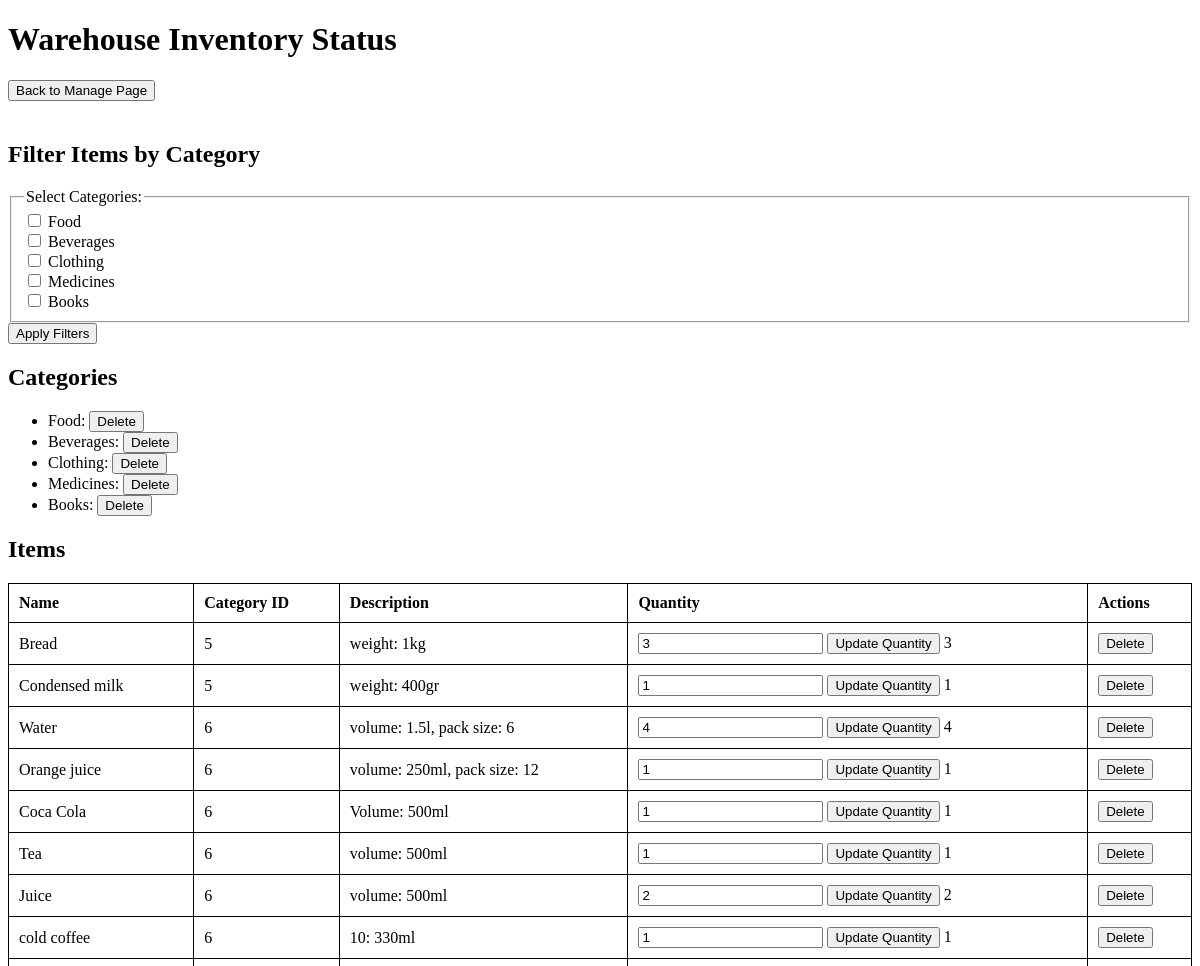
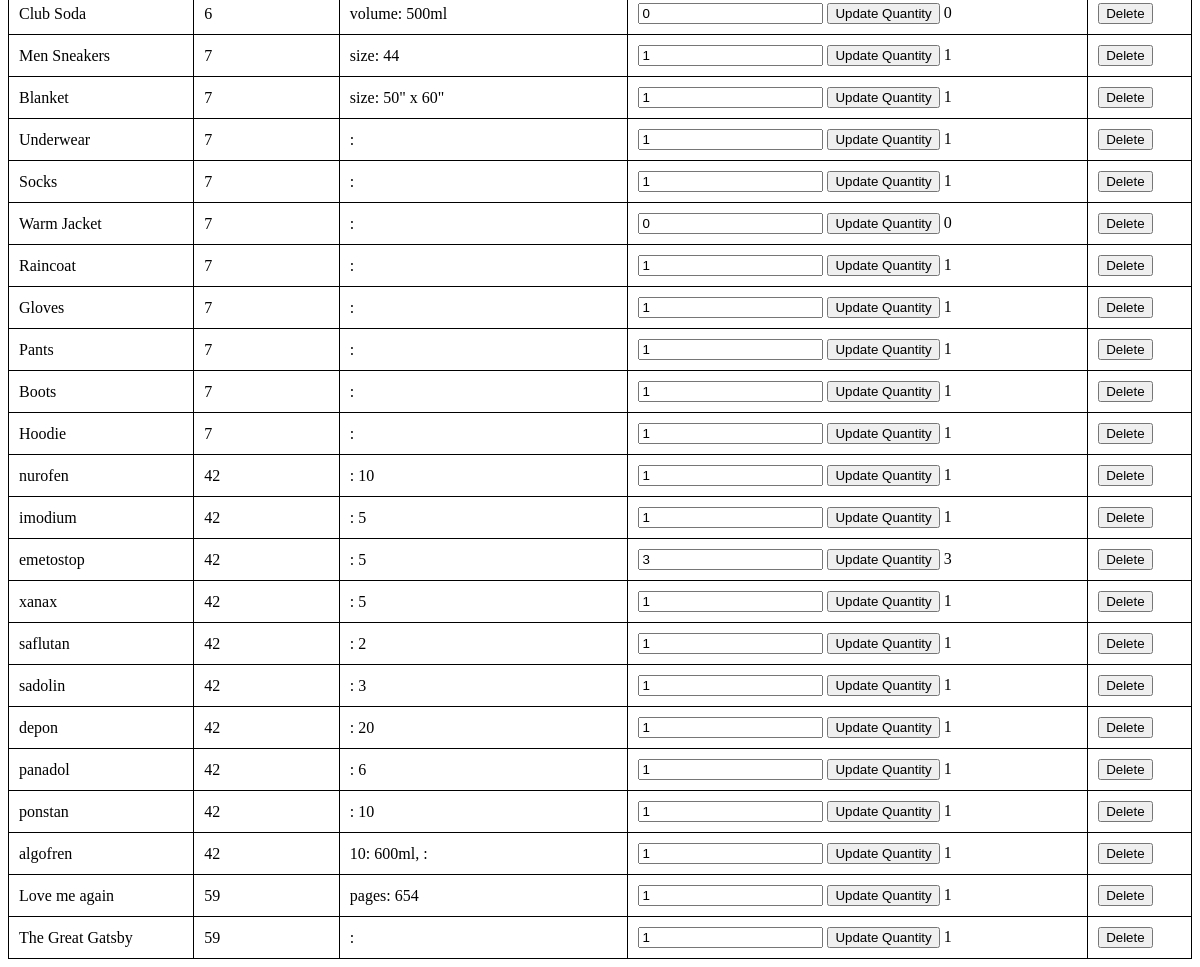
The page /pages/admin/item_management/viewdb.php (signed in) on the database its author committed (2 pictures, top to bottom).
### tables this page shows
CREATE TABLE `categories` (
  `id` int(11) NOT NULL,
  `name` varchar(100) NOT NULL,
  `description` text DEFAULT NULL,
  `created_at` timestamp NOT NULL DEFAULT current_timestamp()
);

CREATE TABLE `inventory` (
  `id` int(11) NOT NULL,
  `category_id` int(11) DEFAULT NULL,
  `name` varchar(100) NOT NULL,
  `description` text DEFAULT NULL,
  `quantity` int(11) NOT NULL DEFAULT 0,
  `location` point DEFAULT NULL,
  `created_at` timestamp NOT NULL DEFAULT current_timestamp(),
  `updated_at` timestamp NOT NULL DEFAULT current_timestamp() ON UPDATE current_timestamp()
);

### pages/admin/item_management/viewdb.php (the view, shortened to what this page needs)
<?php
include '../../../includes/db_connect.php';
$selected_categories = isset($_POST['categories']) ? $_POST['categories'] : [];
try {
    $stmt = $conn->query("SELECT * FROM categories ORDER BY id ASC");
    $categories = $stmt->fetchAll(PDO::FETCH_ASSOC);
} catch (PDOException $e) {
    echo 'Database error: ' . $e->getMessage();
    exit;
}
try {
    $category_filter = '';
    $stmt = $conn->query("SELECT * FROM inventory $category_filter ORDER BY category_id ASC, id ASC");
    $items = $stmt->fetchAll(PDO::FETCH_ASSOC);
} catch (PDOException $e) {
    echo 'Database error: ' . $e->getMessage();
    exit;
}
?>
<!DOCTYPE html>
<html lang="en">
<head>
</head>
<body>
    <h1>Warehouse Inventory Status</h1>
    <button class="back-button" onclick="window.location.href='manage.html'">Back to Manage Page</button>
    <h2>Filter Items by Category</h2>
    <form action="viewdb.php" method="post" class="filter-form">
        <fieldset>
            <legend>Select Categories:</legend>
            <?php foreach ($categories as $category): ?>
                <label>
                    <input type="checkbox" name="categories[]" value="<?= $category['id'] ?>"
                        <?= in_array($category['id'], $selected_categories) ? 'checked' : '' ?>>
                    <?= htmlspecialchars($category['name']) ?>
                </label><br>
            <?php endforeach; ?>
        </fieldset>
        <input type="submit" value="Apply Filters">
    </form>
    <h2>Categories</h2>
    <?php if (count($categories) > 0): ?>
        <ul>
            <?php foreach ($categories as $category): ?>
                <li>
                    <?= htmlspecialchars($category['name']) ?>: <?= htmlspecialchars($category['description']) ?>
                    <form action="viewdb.php" method="post" style="display:inline;">
                        <input type="submit" name="delete_category" value="Delete">
                    </form>
                </li>
            <?php endforeach; ?>
        </ul>
    <?php else: ?>
        <p>No categories in the database.</p>
    <?php endif; ?>
    <h2>Items</h2>
    <?php if (count($items) > 0): ?>
        <table>
            <thead>
                <tr>
                    <th>Name</th>
                    <th>Category ID</th>
                    <th>Description</th>
                    <th>Quantity</th>
                    <th>Actions</th>
                </tr>
            </thead>
            <tbody>
                <?php foreach ($items as $item): ?>
                    <tr>
                        <td><?= htmlspecialchars($item['name']) ?></td>
                        <td><?= $item['category_id'] ?></td>
                        <td><?= htmlspecialchars($item['description']) ?></td>
                        <td>
                            <form action="viewdb.php" method="post" style="display:inline;">
                                <input type="number" name="new_quantity" min="0" value="<?= $item['quantity'] ?>">
                                <input type="submit" name="update_quantity" value="Update Quantity">
                            </form>
                            <?= $item['quantity'] ?>
                        </td>
                        <td>
                            <form action="viewdb.php" method="post" style="display:inline;">
                                <input type="submit" name="delete_item" value="Delete">
                            </form>
                        </td>
                    </tr>
                <?php endforeach; ?>
            </tbody>
        </table>
    <?php else: ?>
        <p>No items in the database.</p>
    <?php endif; ?>
</body>
</html>

### pages/admin/item_management/viewdb.php (style rules this page uses)
.back-button { margin-bottom: 20px; }
.filter-form { margin-bottom: 20px; }
table { width: 100%; border-collapse: collapse; }
table, th, td { border: 1px solid black; }
th, td { padding: 10px; text-align: left; }

### rows shown on the page
categories: name "Food"
categories: name "Beverages"
categories: name "Clothing"
categories: name "Μedicines"
categories: name "Books"
inventory: name "Bread", category "5", description "weight: 1kg", new_quantity "3", quantity "3"
inventory: name "Condensed milk", category "5", description "weight: 400gr", new_quantity "1", quantity "1"
inventory: name "Water", category "6", description "volume: 1.5l, pack size: 6", new_quantity "4", quantity "4"
inventory: name "Orange juice", category "6", description "volume: 250ml, pack size: 12", new_quantity "1", quantity "1"
inventory: name "Coca Cola", category "6", description "Volume: 500ml", new_quantity "1", quantity "1"
inventory: name "Tea", category "6", description "volume: 500ml", new_quantity "1", quantity "1"
inventory: name "Juice", category "6", description "volume: 500ml", new_quantity "2", quantity "2"
inventory: name "cold coffee", category "6", description "10: 330ml", new_quantity "1", quantity "1"
inventory: name "Club Soda", category "6", description "volume: 500ml", new_quantity "0", quantity "0"
inventory: name "Men Sneakers", category "7", description "size: 44", new_quantity "1", quantity "1"
inventory: name "Blanket", category "7", description "size: 50\" x 60\"", new_quantity "1", quantity "1"
inventory: name "Underwear", category "7", description ":", new_quantity "1", quantity "1"
inventory: name "Socks", category "7", description ":", new_quantity "1", quantity "1"
inventory: name "Warm Jacket", category "7", description ":", new_quantity "0", quantity "0"
inventory: name "Raincoat", category "7", description ":", new_quantity "1", quantity "1"
inventory: name "Gloves", category "7", description ":", new_quantity "1", quantity "1"
inventory: name "Pants", category "7", description ":", new_quantity "1", quantity "1"
inventory: name "Boots", category "7", description ":", new_quantity "1", quantity "1"
inventory: name "Hoodie", category "7", description ":", new_quantity "1", quantity "1"
inventory: name "nurofen", category "42", description ": 10", new_quantity "1", quantity "1"
inventory: name "imodium", category "42", description ": 5", new_quantity "1", quantity "1"
inventory: name "emetostop", category "42", description ": 5", new_quantity "3", quantity "3"
inventory: name "xanax", category "42", description ": 5", new_quantity "1", quantity "1"
inventory: name "saflutan", category "42", description ": 2", new_quantity "1", quantity "1"
inventory: name "sadolin", category "42", description ": 3", new_quantity "1", quantity "1"
inventory: name "depon", category "42", description ": 20", new_quantity "1", quantity "1"
inventory: name "panadol", category "42", description ": 6", new_quantity "1", quantity "1"
inventory: name "ponstan", category "42", description ": 10", new_quantity "1", quantity "1"
inventory: name "algofren", category "42", description "10: 600ml, :", new_quantity "1", quantity "1"
inventory: name "Love me again", category "59", description "pages: 654", new_quantity "1", quantity "1"
inventory: name "The Great Gatsby", category "59", description ":", new_quantity "1", quantity "1"
